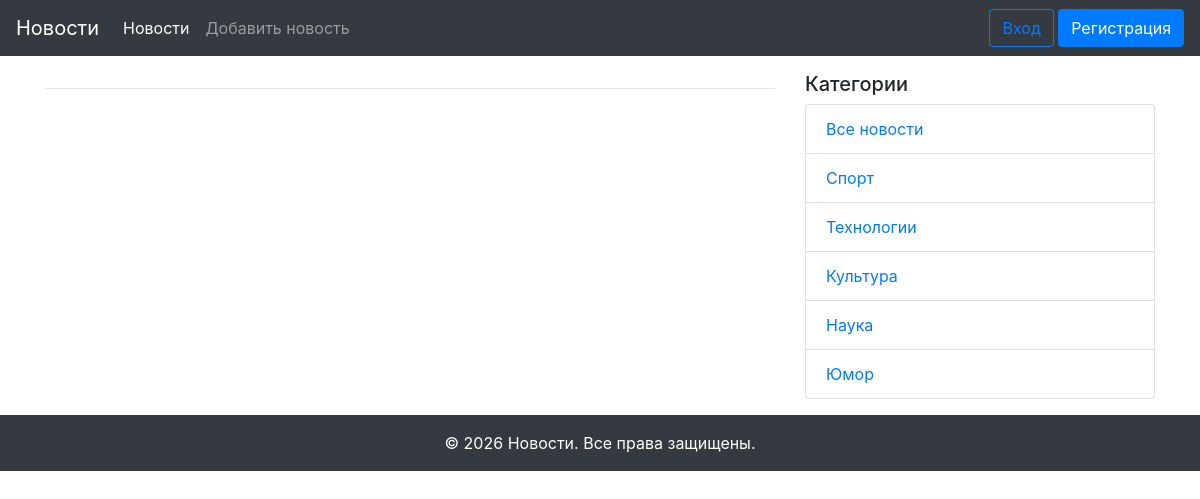
Page /news_detail/11 on the earlier database version.
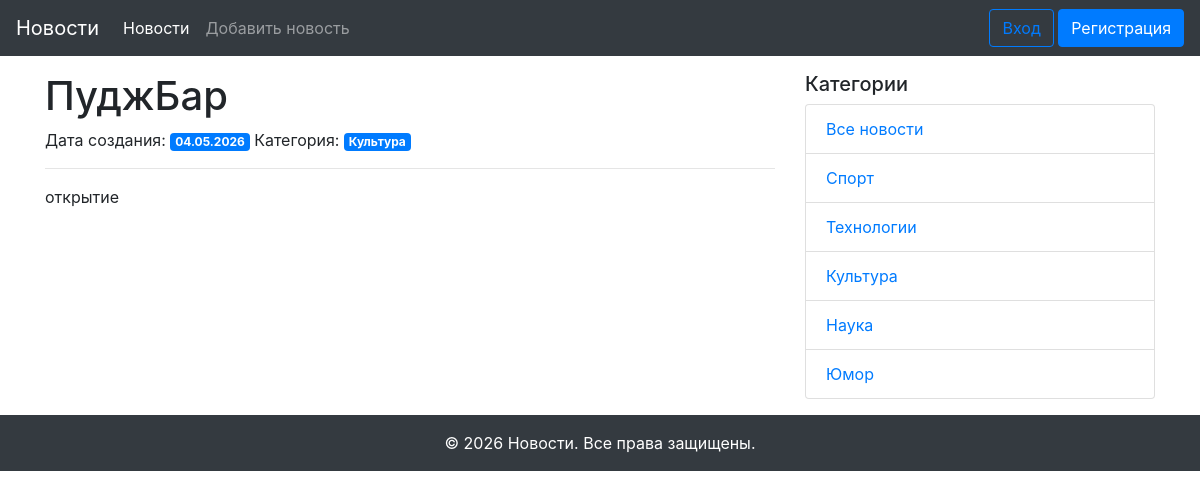
Same page on the later database version.
### models.py (models this page shows, shortened)
class Category(db.Model):
    id = db.Column(db.Integer, primary_key=True)
    title = db.Column(db.String(255), unique=True, nullable=False)
    news = db.relationship('News',back_populates='category')

class News(db.Model):
    id = db.Column(db.Integer, primary_key=True)
    title = db.Column(db.String(255), unique=True, nullable= False)
    text = db.Column(db.Text, nullable= False)
    created_date = db.Column(db.DateTime, default=datetime.now)
    category_id = db.Column(db.Integer, db.ForeignKey('category.id'), nullable=False)
    category = db.relationship('Category', back_populates='news')
    user_id = db.Column(db.Integer, db.ForeignKey('user.id'))
    user = db.relationship('User', back_populates='news')

### views.py (the view)
@app.route('/news_detail/<int:id>')
def news_detail(id):
    news_d = News.query.get(id)
    categories = Category.query.all()
    return render_template('news_detail.html', news=news_d, categories=categories)

### templates/news_detail.html (shortened to what this page needs)
{% extends "base.html" %}
{% block content %}
  <h1>{{ news.title }}</h1>
  {% if news.created_date %}
    <span>Дата создания: </span><span class="badge badge-primary">{{ news.created_date.strftime('%d.%m.%Y') }}</span>
  {% endif %}
  {% if news.category %}
    <span>Категория: <a href="{{ url_for('news_in_category', id=news.category.id) }}" class="badge badge-primary">{{ news.category.title }}</a></span>
  {% endif %}
  <hr>
  <p>{{ news.text }}</p>
{% endblock content %}

### templates/side_navigation.html
<div class="col-md-4">
  <h5>Категории</h5>
  <ul class="list-group">
    <li class="list-group-item"><a href="{{ url_for('home_page') }}">Все новости</a></li>
    {% for category in categories %}
      <li class="list-group-item"><a href="{{ url_for('news_in_category', id=category.id) }}">{{ category.title }}</a></li>
    {% endfor %}
  </ul>
</div>

Differences in the rows shown:
added News: title "ПуджБар", created_date "04.05.2026", text "открытие"
shown differently, row unchanged: Category "Культура": category (not shown) → "Культура"
Other differences:
text now shown: "Дата создания: Категория:"
